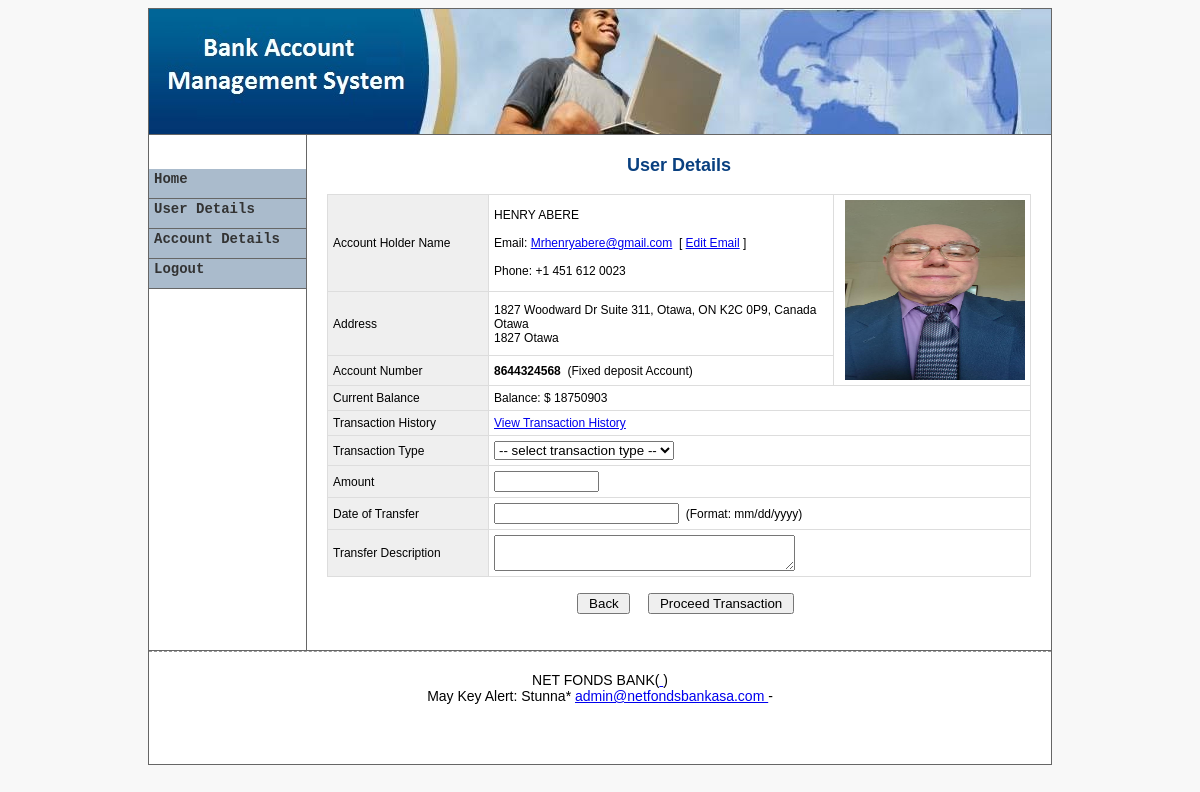
Page /portal/bank/admin/account/?view=detail&accId=180 (signed in) on the committed database.
### tables this page shows
CREATE TABLE `tbl_users` (
  `id` int(10) NOT NULL,
  `fname` varchar(100) NOT NULL,
  `lname` varchar(40) NOT NULL,
  `pwd` varchar(100) NOT NULL,
  `email` varchar(100) NOT NULL,
  `phone` varchar(20) NOT NULL,
  `gender` varchar(10) NOT NULL,
  `is_active` varchar(10) NOT NULL,
  `utype` varchar(10) NOT NULL,
  `pics` varchar(200) NOT NULL,
  `bdate` varchar(100) NOT NULL
);

CREATE TABLE `tbl_address` (
  `id` int(10) NOT NULL,
  `user_id` int(10) NOT NULL,
  `address` varchar(200) NOT NULL,
  `city` varchar(40) NOT NULL,
  `state` varchar(40) NOT NULL,
  `zipcode` varchar(1000) NOT NULL,
  `country` varchar(40) NOT NULL
);

CREATE TABLE `tbl_accounts` (
  `id` int(10) NOT NULL,
  `user_id` int(10) NOT NULL,
  `acc_no` varchar(20) NOT NULL,
  `type` varchar(10) NOT NULL,
  `balance` double NOT NULL,
  `pin` int(10) NOT NULL,
  `status` varchar(10) NOT NULL,
  `bdate` varchar(100) NOT NULL
);

### portal/bank/admin/account/index.php (called while the page is built, shortened)
<?php
require_once '../include/template.php';
?>

### portal/bank/admin/account/detail.php (the view, shortened to what this page needs)
<?php
if (isset($_GET['accId']) && $_GET['accId'] > 0) {
	$accId = $_GET['accId'];
} else {
	header('Location: index.php');
}
$sql = "SELECT u.id, u.fname, u.lname, u.bdate, u.is_active, u.email, u.phone, u.pics,
		a.acc_no, a.type, a.balance,
		ad.address, ad.city, ad.state, ad.zipcode
        FROM tbl_users u, tbl_accounts a, tbl_address ad
		WHERE u.id = a.user_id AND ad.user_id = u.id
		AND a.id = $accId";
$result = mysql_query($sql) or die('Cannot get product. ' . mysql_error());
$row = mysql_fetch_assoc($result);
extract($row);
$atype = "";
if($type == "CA"){$atype = "Checking Account";}
else if($type == "SA") {$atype = "Saving Account";}
else if($type == "FDA") {$atype = "Fixed deposit Account";}
?>
<p align="center" id="mainHead">User Details</p>
<form action="process.php?action=transaction" method="post" id="frmTransaction">
 <table width="100%" border="0" align="center" cellpadding="5" cellspacing="1" class="entryTable">
  <tr>
   <td width="150" class="label">Account Holder Name</td>
   <td class="content"> <?php echo strtoupper( $fname. ' '. $lname); ?>&nbsp;<br/><br/>
   Email:&nbsp;<a href="mailto:<?php echo $email; ?>"><?php echo $email; ?></a>
   &nbsp;[&nbsp;<a href="<?php echo WEB_ROOT; ?>admin/user/?view=email&userId=<?php echo $id; ?>">Edit Email</a>&nbsp;]<br/><br/>
   	Phone:&nbsp;<?php echo $phone; ?></td>
   <td rowspan="3" class="content">
   <?php
   $upics = (isset($pics) && $pics != "") ? "thumbnails/".$pics : "anonymous-user.jpg";
   ?>
   	<img src="<?php echo WEB_ROOT; ?>images/<?php echo $upics; ?>" style="float:right;" width="180" height="180" />
   </td>
  </tr>
  <tr>
   <td width="150" class="label">Address</td>
   <td class="content"><?php echo $address; ?><br/>
   	<?php echo $city; ?><br/>
	<?php echo $zipcode; ?>&nbsp;<?php echo $state; ?>   </td>
   </tr>
  <tr>
   <td width="150" class="label">Account Number</td>
   <td class="content"><strong><?php echo $acc_no; ?></strong>&nbsp;&nbsp;(<?php echo $atype; ?>)
   </td>
   </tr>
  <tr>
   <td width="150" class="label">Current Balance</td>
   <td colspan="2" class="content">Balance:&nbsp;$&nbsp;<?php echo $balance; ?></td>
  </tr>
  <tr>
   <td width="150" class="label">Transaction History</td>
   <td colspan="2" class="content">
   	<a href="<?php echo WEB_ROOT; ?>admin/account/?view=statement&accNo=<?php echo $acc_no; ?>">View Transaction History</a>
	</td>
  </tr>
  <tr>
   <td width="150" class="label">Transaction Type</td>
   <td colspan="2" class="content">
   <select name="type" id="type">
   	<option value="#"> -- select transaction type --</option>
   </select>
   </td>
  </tr>
  <tr>
   <td width="150" class="label">Amount</td>
   <td colspan="2" class="content"><input type="text" name="amt" id="amt" size="10" /> </td>
  </tr>
  <tr>
   <td width="150" class="label">Date of Transfer</td>
   <td colspan="2" class="content"><input type="text" name="dot" id="dot" size="20" />&nbsp; (Format: mm/dd/yyyy)</td>
  </tr>
  <tr>
   <td width="150" class="label">Transfer Description</td>
   <td colspan="2" class="content"><textarea name="desc" id="desc" cols="35" rows="2"></textarea></td>
  </tr>
 </table>
 <p align="center">
  <input name="btnBack" type="button" id="btnBack" value=" Back " onClick="window.history.back();" >
  <input name="btnTxType" type="button" id="btnTxType" value=" Proceed Transaction ">
 </p>
</form>

### portal/bank/admin/include/admin.css (style rules this page uses)
.entryTable { font-family: Arial, Helvetica, sans-serif; font-size: 12px; background-color: #DDDDDD; }
.entryTable .label { background-color: #EFEFEF; }
.entryTable .content { background-color: #FFFFFF; }
body { font-family: "Arial", "Helvetica", "sans-serif"; text-align: center; font-size: 10px; }
#mainHead { font-size:18px; font-family:Verdana, Arial, Helvetica, sans-serif; font-weight:bold; color:#094080; }

### portal/bank/admin/include/template.php (style rules this page uses)
body { background-color:#F8F8F8; }

### rows in the picture
tbl_users: fname+lname "HENRY ABERE", email "Mrhenryabere@gmail.com", phone "+1 451 612 0023", pics (picture), tbl_address.address "1827 Woodward Dr Suite 311, Otawa, ON K2C 0P9, Canada", tbl_address.city "Otawa", tbl_address.zipcode "1827", tbl_address.state "Otawa", tbl_accounts.acc_no "8644324568", tbl_accounts.type "Fixed deposit Account", tbl_accounts.balance "18750903"
